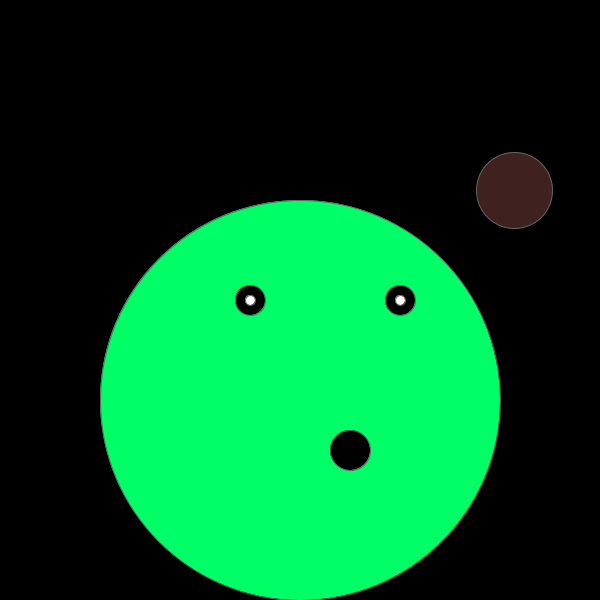
Frame 1 (no input)
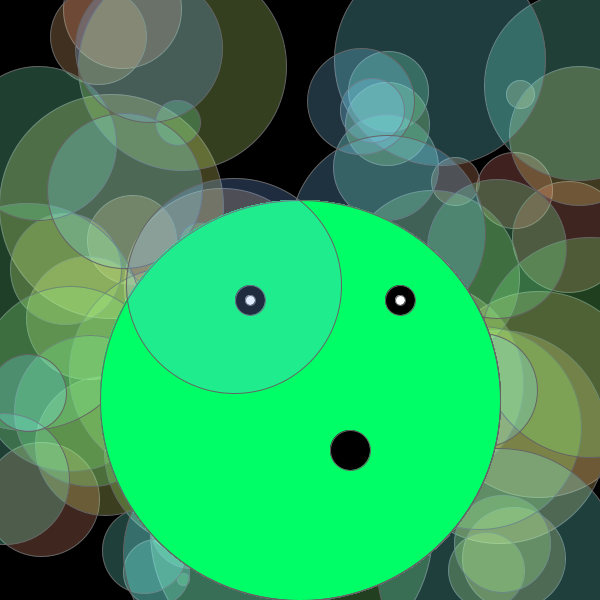
Frame 60 (the mouse pressed at the canvas centre just before this capture)
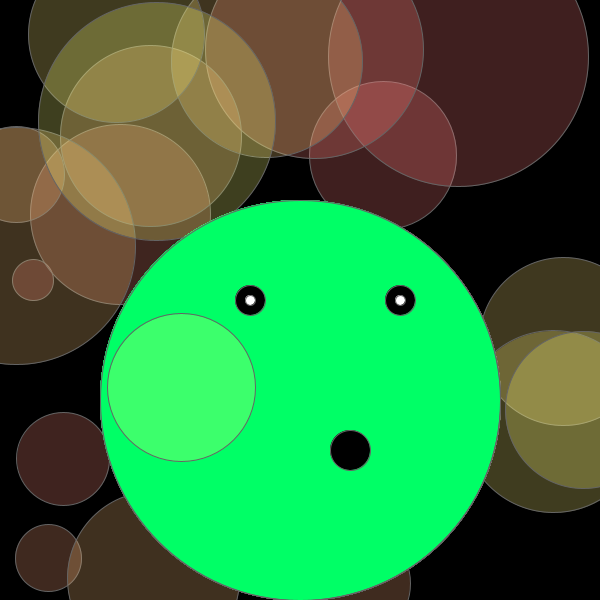
Frame 120 (the mouse held since frame 60 and released just before this capture)

The Processing sketch that drew these frames (run headless with seeded random() and noise(); from frame 60 on, the mouse is pressed at the canvas centre):

// Processing sketch: processing_89029
// ── processing_89029.pde

int couleur = 0 ;
float dim ;
int aux=0;
 
void setup() {
  size(600,600) ;
  background(0) ;
  frameRate(45);
  stroke(100);
  colorMode(HSB,100) ;
  smooth();
}
 
void draw() {

  aux++;
  if(aux >=100){
  
    aux=0;
    background(0);
  
  }
  
  if (couleur <= 100) {
  couleur++ ;
  }
  else { couleur = 0 ; }
  fill(40,100,400);
  ellipse (300,400,400,400);
  fill(0);
  ellipse (250,300,30,30);
  ellipse (400,300,30,30);
  fill(#FFFFFF);
  ellipse (250,300,10,10);
  ellipse (400,300,10,10);
  fill(0);
  ellipse (350,450,40,40);

  fill (couleur, 50, 100, 25) ;
   
  dim = dist (random(0,250),random(0,250),random(0,250),random(0,250)) ;
  
  ellipse (random(0,600),random(0,600),dim,dim) ;
   
}
